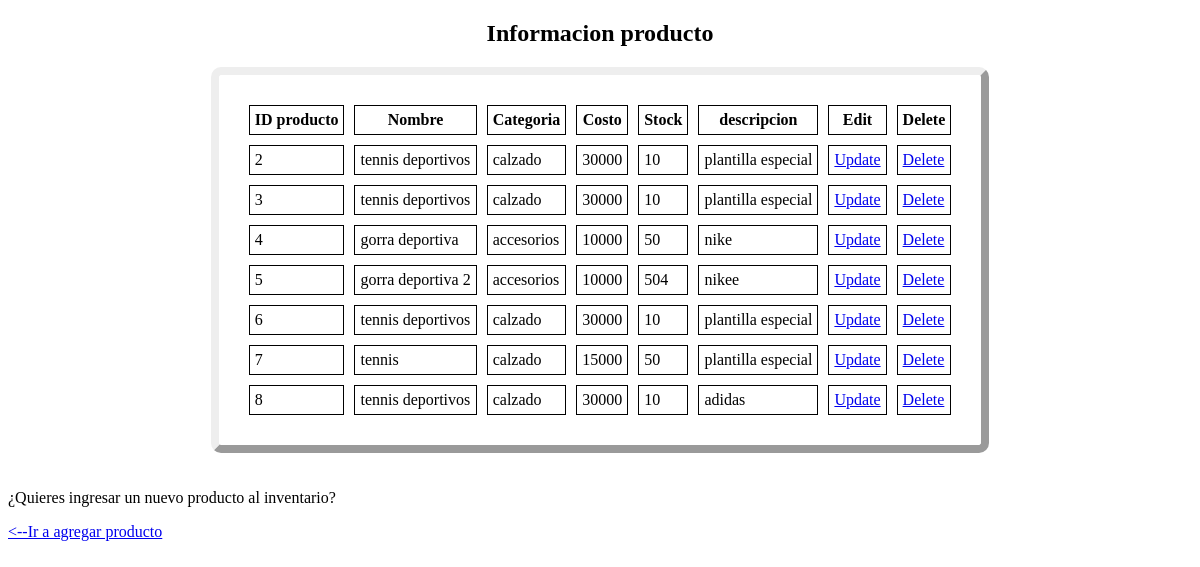
Page /mostrar_productos/ on the earlier database version.
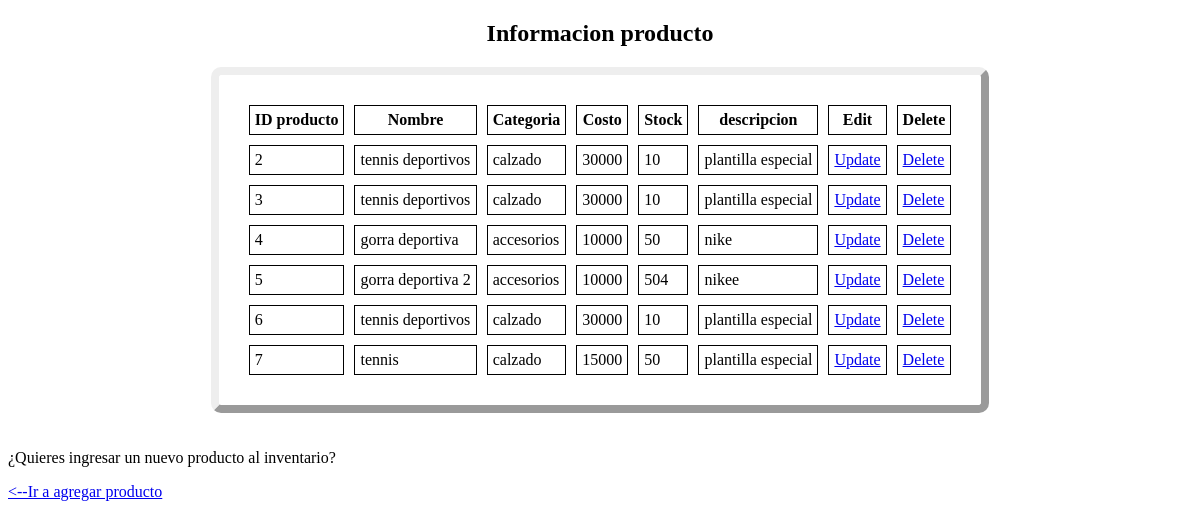
Same page on the later database version.
### inventario/models.py (models this page shows)
class Productos(models.Model):
    name = models.CharField(max_length=30)
    category = models.CharField(max_length=30)
    cost = models.IntegerField(default=0)
    cantidad_stock = models.IntegerField(default=0)
    description = models.TextField()

### inventario/views.py (the view)
# urls.py: path('mostrar_productos/', mostrar_productos, name='show-prods'),
def mostrar_productos(request):
    productos = Productos.objects.all()
    return render(request,'show_products.html',{'productos':productos})

### inventario/templates/show_products.html (shortened to what this page needs)
<!DOCTYPE html>
<html lang="es">
<head>
</head>
<body>
    <h2 style="text-align:center"> Informacion producto </h2>
    <table align="center" style="margin: 0px auto;">
        <thead>
            <tr>
                <th>ID producto</th>
                <th>Nombre</th>
                <th>Categoria</th>
                <th>Costo</th>
                <th>Stock</th>
                <th>descripcion</th>
                <th>Edit</th>
                <th>Delete</th>
            </tr>
        </thead>
        <tbody>
            {% for producto in productos %}
            <tr>
                <td>{{producto.id}}</td>
                <td>{{producto.name}}</td>
                <td>{{producto.category}}</td>
                <td>{{producto.cost}}</td>
                <td>{{producto.cantidad_stock}}</td>
                <td>{{producto.description}}</td>
                <td>
                    <a href="/editar_producto/{{producto.pk}}">Update</a>
                </td>
                <td>
                    <a href="/eliminar_producto/{{producto.pk}}">Delete</a>
                </td>
            </tr>
            {% endfor %}
        </tbody>
    </table>
    <br><br>
    <div class="alert alert-danger" role="alert">
        ¿Quieres ingresar un nuevo producto al inventario?
    </div>
    <p>
        <a href="{% url 'add-prods' %}"><--Ir a agregar producto</a>
    </p>
</body>
</html>

### inventario/templates/show_products.html (style rules this page uses)
table { border: 8px outset; border-radius: 10px; border-spacing: 10px; padding: 20px; margin-left: auto; margin-right: auto; }
th, td { padding: 5px; border: 1px solid; }

Differences in the rows shown:
removed Productos: id "8", name "tennis deportivos", category "calzado", cost "30000", cantidad_stock "10", description "adidas"
